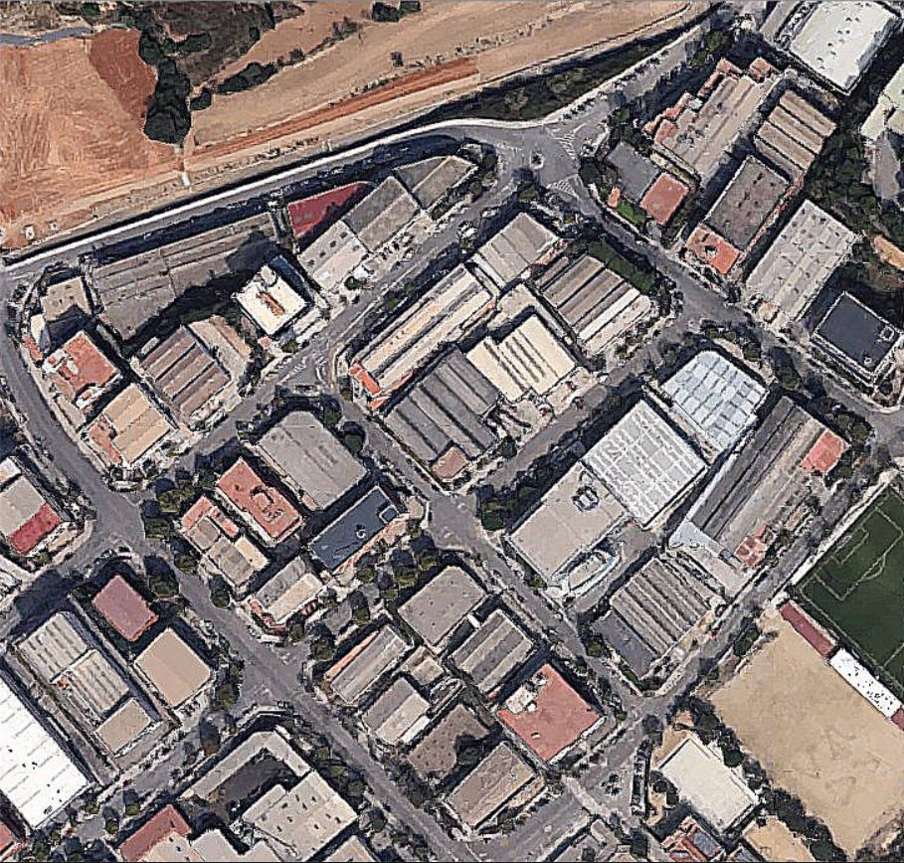
//> input picture lab4/lab4/IN_OpenCV/test1.jpg, 904 x 863 px
$ ./main   (built with g++ and OpenCV 4)
//> lines starting //> are read from the running program, lines starting //| are printed output that depends on the picture; after the words box and inside, x2 and y2 are one past the last pixel; in counts of white or black regions, pixels touching at a corner belong together
#include <opencv2/opencv.hpp>
#include <iostream>
#include <fstream>
#include <Windows.h>
#include <string>
using namespace std;
using namespace cv;


string ExePath()
{
	char buffer[MAX_PATH];
	GetModuleFileName(NULL, buffer, MAX_PATH);
	string::size_type pos = string(buffer).find_last_of("\\/");
	return string(buffer).substr(0, pos);
}

void writeMatToFile(cv::Mat& m, const char* filename, int max)
{
	ofstream fout(filename);

	if (!fout)
	{
		cout << "File Not Opened" << endl;  return;
	}

	for (int i = 0; i<m.rows; i++)
	{
		for (int j = 0; j<m.cols; j++)
		{
			int index = m.at<int>(i, j);
			if (index <= 0 || index > max)
				index = -1;
			fout << m.at<int>(i, j) << "\t";
		}
		fout << endl;
	}

	fout << ExePath() + "\\test1.jpg";

	fout.close();
}

int main(int, char** argv)
{
    // Load the image
    Mat src = imread("test1.jpg");
//> src is the input picture: 863 rows x 904 cols, CV_8UC3; mean B, G, R 116.6, 118.4, 128.7
    // Check if everything was fine
    if (!src.data)
        return -1;
    // Show source image
    imshow("Source Image", src);
    // Change the background from white to black, since that will help later to extract
    // better results during the use of Distance Transform
    for( int x = 0; x < src.rows; x++ ) {
      for( int y = 0; y < src.cols; y++ ) {
          if ( src.at<Vec3b>(x, y) == Vec3b(255,255,255) ) {
            src.at<Vec3b>(x, y)[0] = 0;
            src.at<Vec3b>(x, y)[1] = 0;
            src.at<Vec3b>(x, y)[2] = 0;
          }
        }
    }
//> src: 863 rows x 904 cols, CV_8UC3; 83 pixels changed, all inside (x1, y1, x2, y2) = (4, 3, 901, 816)
    // Show output image
    imshow("Black Background Image", src);
    // Create a kernel that we will use for accuting/sharpening our image
    Mat kernel = (Mat_<float>(3,3) <<
            1,  1, 1,
            1, -8, 1,
            1,  1, 1); // an approximation of second derivative, a quite strong kernel
    // do the laplacian filtering as it is
    // well, we need to convert everything in something more deeper then CV_8U
    // because the kernel has some negative values,
    // and we can expect in general to have a Laplacian image with negative values
    // BUT a 8bits unsigned int (the one we are working with) can contain values from 0 to 255
    // so the possible negative number will be truncated
    Mat imgLaplacian;
    Mat sharp = src; // copy source image to another temporary one
    filter2D(sharp, imgLaplacian, CV_32F, kernel);
    src.convertTo(sharp, CV_32F);
    Mat imgResult = sharp - imgLaplacian;
    // convert back to 8bits gray scale
    imgResult.convertTo(imgResult, CV_8UC3);
//> imgResult: 863 rows x 904 cols, CV_8UC3
    imgLaplacian.convertTo(imgLaplacian, CV_8UC3);
//> imgLaplacian: 863 rows x 904 cols, CV_8UC3
    // imshow( "Laplace Filtered Image", imgLaplacian );
    imshow( "New Sharped Image", imgResult );
    //src = imgResult; // copy back
    // Create binary image from source image
    Mat bw;
    cvtColor(src, bw, CV_BGR2GRAY);
    threshold(bw, bw, 40, 255, CV_THRESH_BINARY | CV_THRESH_OTSU);
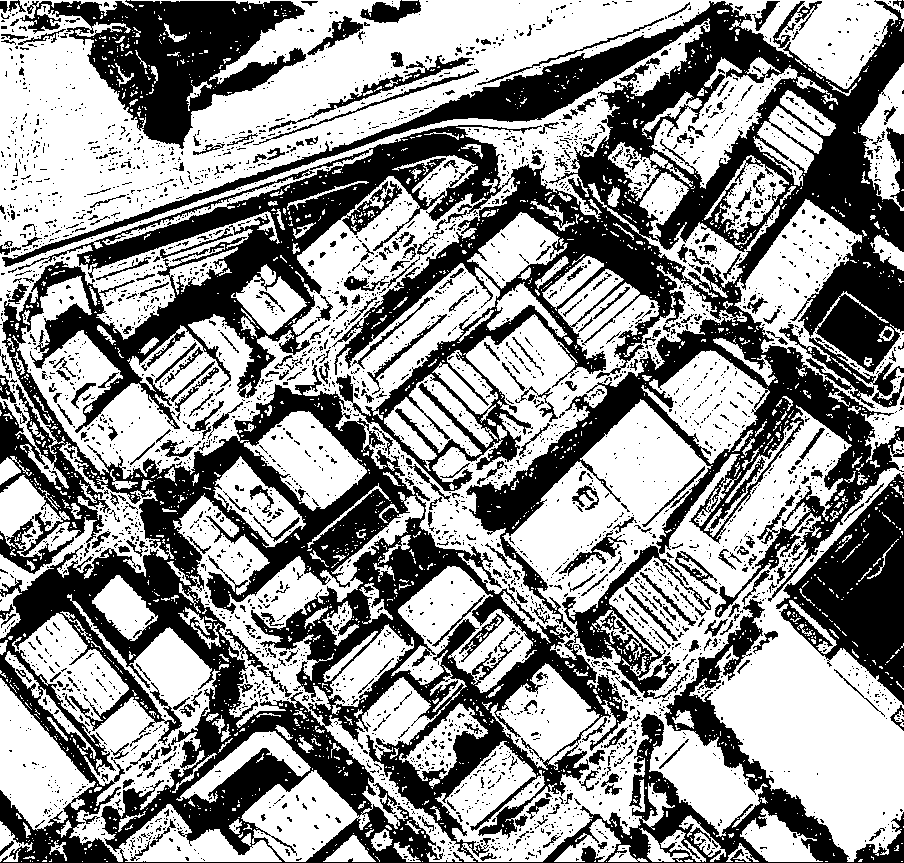
//> bw: 863 rows x 904 cols, CV_8UC1; 57.2% white; 3772 black regions (3377 under 20 px), largest, box (x1, y1, x2, y2) and area: (0, 0, 904, 863) 255001, (20, 0, 306, 149) 18702, (776, 473, 904, 705) 14090
    imshow("Binary Image", bw);

	morphologyEx(bw, bw, MORPH_CLOSE, kernel, Point(-1, -1), 1);
	morphologyEx(bw, bw, MORPH_OPEN, kernel, Point(-1, -1), 1);
//> bw: 863 rows x 904 cols, CV_8UC1; 62.7% white; 665 black regions (373 under 20 px), largest, box (x1, y1, x2, y2) and area: (0, 0, 904, 558) 124428, (0, 516, 619, 863) 59247, (105, 381, 430, 611) 20150
	imshow("Threshold NEW", bw);

    // Perform the distance transform algorithm
    Mat dist;
    distanceTransform(bw, dist, CV_DIST_L2, 3);
    // Normalize the distance image for range = {0.0, 1.0}
    // so we can visualize and threshold it
    normalize(dist, dist, 0, 1., NORM_MINMAX);
    imshow("Distance Transform Image", dist);
    // Threshold to obtain the peaks
    // This will be the markers for the foreground objects
    threshold(dist, dist, .1, 1., CV_THRESH_BINARY);
//> dist: 863 rows x 904 cols, CV_32FC1; values 0 (black) and 1 (white), 22.6% white; 223 white regions (88 under 20 px), largest, box (x1, y1, x2, y2) and area: (0, 0, 703, 242) 46292, (716, 628, 904, 847) 22274, (516, 410, 700, 579) 10106
    // Dilate a bit the dist image
    Mat kernel1 = Mat::ones(3, 3, CV_8UC1);
    dilate(dist, dist, kernel1);
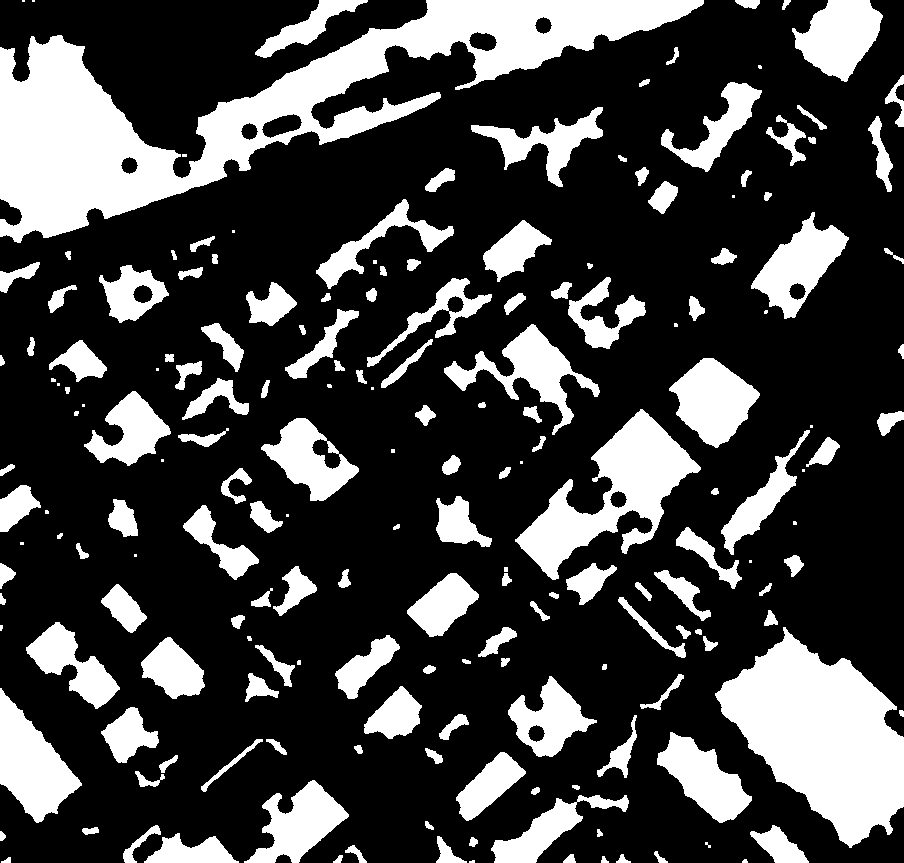
//> dist: 863 rows x 904 cols, CV_32FC1; values 0 (black) and 1 (white), 26.2% white; 188 white regions (31 under 20 px), largest, box (x1, y1, x2, y2) and area: (0, 0, 704, 243) 49440, (715, 627, 904, 848) 23112, (515, 409, 701, 580) 11255
    imshow("Peaks", dist);

    // Create the CV_8U version of the distance image
    // It is needed for findContours()
    Mat dist_8u;
    dist.convertTo(dist_8u, CV_8U);
//> dist_8u: 863 rows x 904 cols, CV_8UC1; values 0 (black) and 1 (white), 26.2% white; 188 white regions (31 under 20 px)
    // Find total markers
    vector<vector<Point> > contours;
    findContours(dist_8u, contours, CV_RETR_EXTERNAL, CV_CHAIN_APPROX_SIMPLE);
//> contours = 188 contours, 39 with area under 20; largest, box (x1, y1, x2, y2) and area: (0, 0, 704, 243) 49796, (715, 627, 904, 848) 22798, (515, 409, 701, 580) 11102, (0, 688, 82, 823) 5486, (669, 358, 760, 448) 4718
    // Create the marker image for the watershed algorithm
    Mat markers = Mat::zeros(dist.size(), CV_32SC1);
    // Draw the foreground markers
    for (size_t i = 0; i < contours.size(); i++)
        drawContours(markers, contours, static_cast<int>(i), Scalar::all(static_cast<int>(i)+1), -1);
//> markers: 863 rows x 904 cols, CV_32SC1; 189 distinct labels, from 0 to 188
    // Draw the background marker
    circle(markers, Point(5,5), 3, CV_RGB(255,255,255), -1);
//> markers: 863 rows x 904 cols, CV_32SC1; 190 distinct labels, from 0 to 255
    imshow("Markers", markers*10000);

    // Perform the watershed algorithm
    watershed(src, markers);
//> markers: 863 rows x 904 cols, CV_32SC1; 190 distinct labels, from -1 to 255
    Mat mark = Mat::zeros(markers.size(), CV_8UC1);
    markers.convertTo(mark, CV_8UC1);
    bitwise_not(mark, mark);
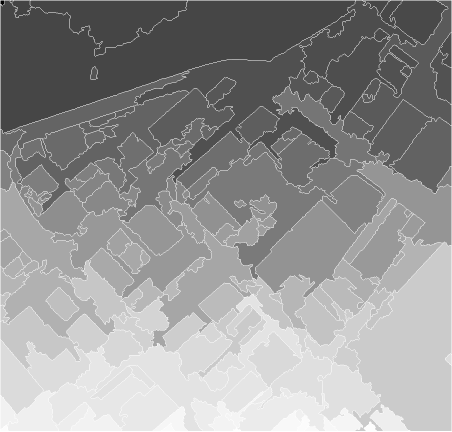
//> mark: 863 rows x 904 cols, CV_8UC1 (shown at 1/2 size); min 0, max 255, mean 148.4
//    imshow("Markers_v2", mark); // uncomment this if you want to see how the mark
                                  // image looks like at that point
    // Generate random colors
    vector<Vec3b> colors;
    for (size_t i = 0; i < contours.size(); i++)
    {
        int b = theRNG().uniform(0, 255);
        int g = theRNG().uniform(0, 255);
        int r = theRNG().uniform(0, 255);
        colors.push_back(Vec3b((uchar)b, (uchar)g, (uchar)r));
    }
//> after the loop, colors = 188 items, first 12: [91, 2, 79], [179, 52, 205], [236, 8, 181], [239, 26, 248], [207, 218, 45], [183, 158, 101], [102, 18, 118], [68, 210, 139], [198, 207, 211], [181, 162, 197], [191, 196, 40], [7, 243, 230]
    // Create the result image
    Mat dst = Mat::zeros(markers.size(), CV_8UC3);
    // Fill labeled objects with random colors
    for (int i = 0; i < markers.rows; i++)
    {
        for (int j = 0; j < markers.cols; j++)
        {
            int index = markers.at<int>(i,j);
            if (index > 0 && index <= static_cast<int>(contours.size()))
                dst.at<Vec3b>(i,j) = colors[index-1];
            else
                dst.at<Vec3b>(i,j) = Vec3b(0,0,0);
        }
    }
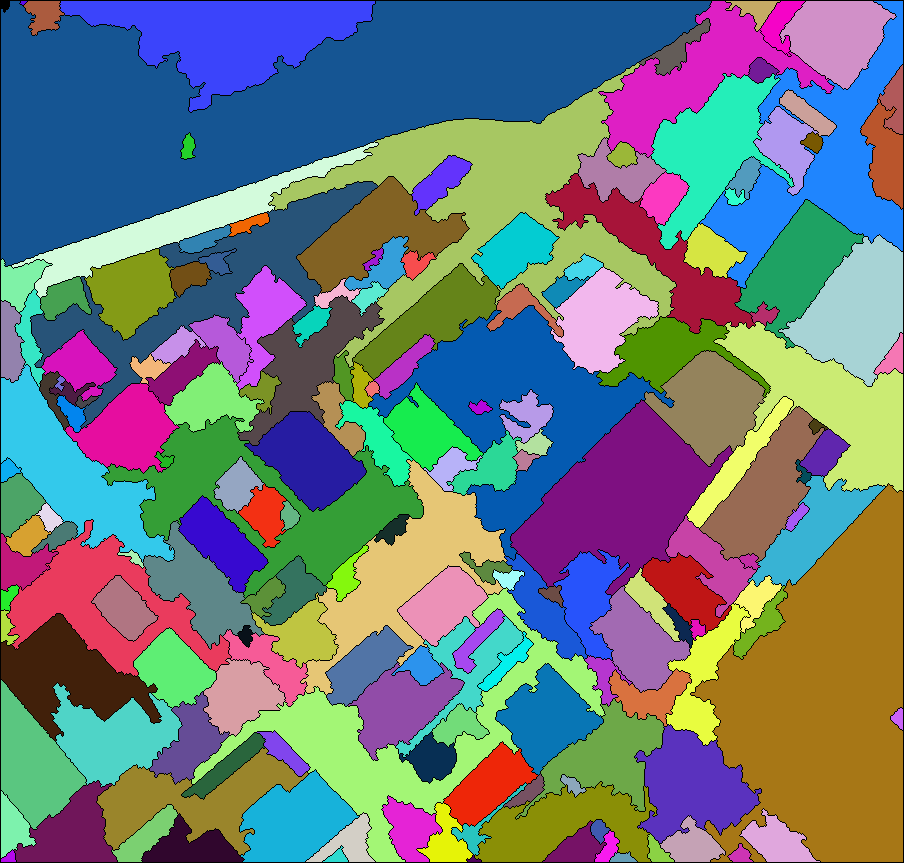
//> dst: 863 rows x 904 cols, CV_8UC3; mean B, G, R 125.8, 122.3, 109.7

	writeMatToFile(markers, "some_name.txt", static_cast<int>(contours.size()));
//> (in ExePath, `GetModuleFileName(NULL, buffer, MAX_PATH);` was passed over: GetModuleFileName is not available in this run)

    // Visualize the final image
    imshow("Final Result", dst);
    waitKey(0);
    return 0;
}

$ run again, with lab4/lab4/IN_OpenCV/test11.jpg copied over lab4/lab4/IN_OpenCV/test1.jpg
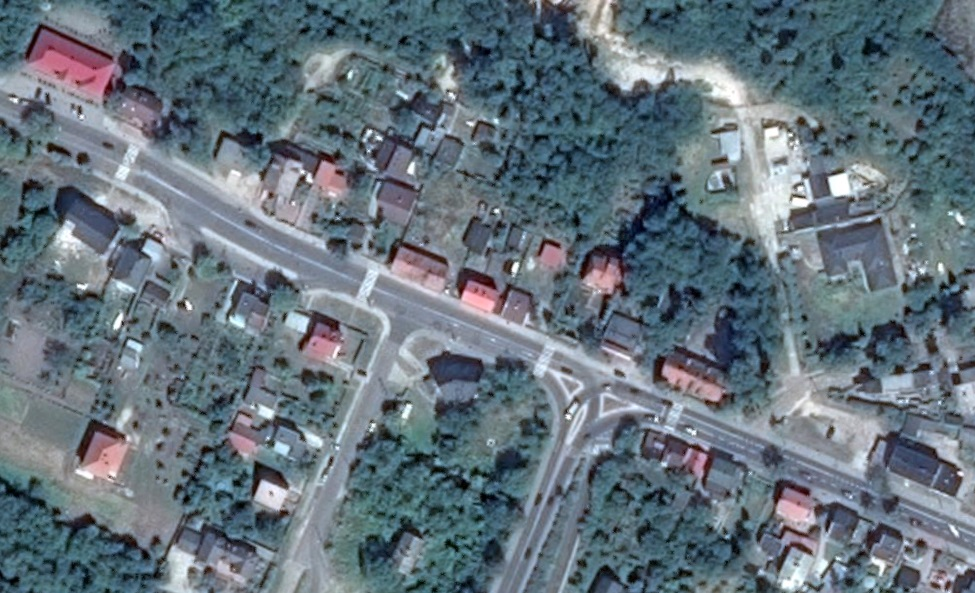
//> input picture lab4/lab4/IN_OpenCV/test11.jpg, 975 x 593 px
//> src is the input picture: 593 rows x 975 cols, CV_8UC3; mean B, G, R 124.1, 114.2, 99.9
//> `dilate(dist, dist, kernel1);`:
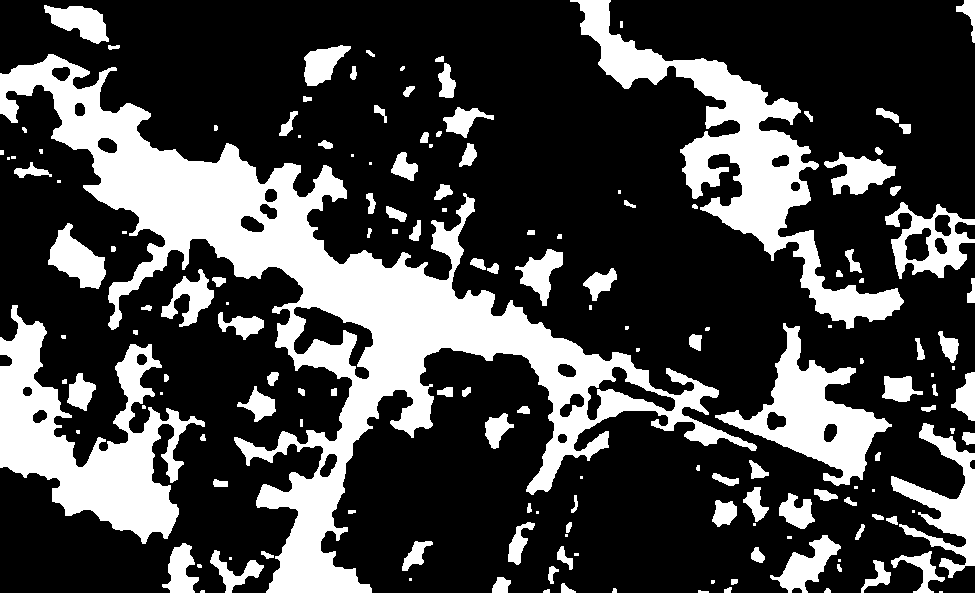
//> dist: 593 rows x 975 cols, CV_32FC1; values 0 (black) and 1 (white), 27.2% white; 160 white regions (39 under 20 px), largest, box (x1, y1, x2, y2) and area: (0, 54, 757, 593) 71531, (570, 0, 904, 329) 20415, (0, 305, 205, 544) 18841
//> dist_8u: 593 rows x 975 cols, CV_8UC1; values 0 (black) and 1 (white), 27.2% white; 160 white regions (39 under 20 px)
//> contours = 160 contours, 60 with area under 20; largest, box (x1, y1, x2, y2) and area: (0, 54, 757, 593) 74730, (570, 0, 904, 329) 19763, (0, 305, 205, 544) 18408, (715, 323, 892, 486) 9468, (891, 423, 975, 578) 4028
//> after the loop `for (size_t i = 0; i < contours.size(); i++)`: colors = 160 items, first 12: [91, 2, 79], [179, 52, 205], [236, 8, 181], [239, 26, 248], [207, 218, 45], [183, 158, 101], [102, 18, 118], [68, 210, 139], [198, 207, 211], [181, 162, 197], [191, 196, 40], [7, 243, 230]
//> after the loop `for (int i = 0; i < markers.rows; i++)`:
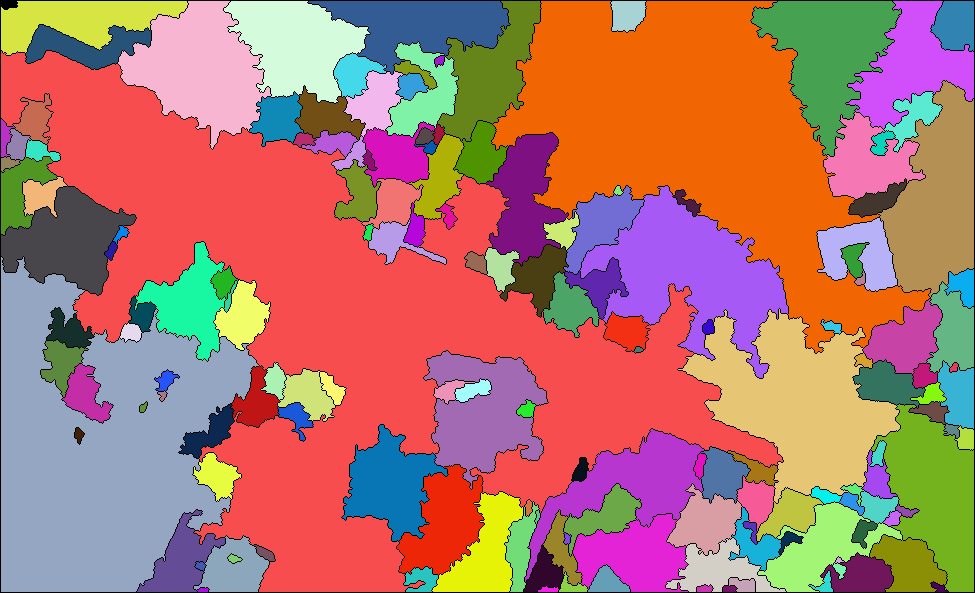
//> dst: 593 rows x 975 cols, CV_8UC3; mean B, G, R 107.9, 118.1, 177.8
